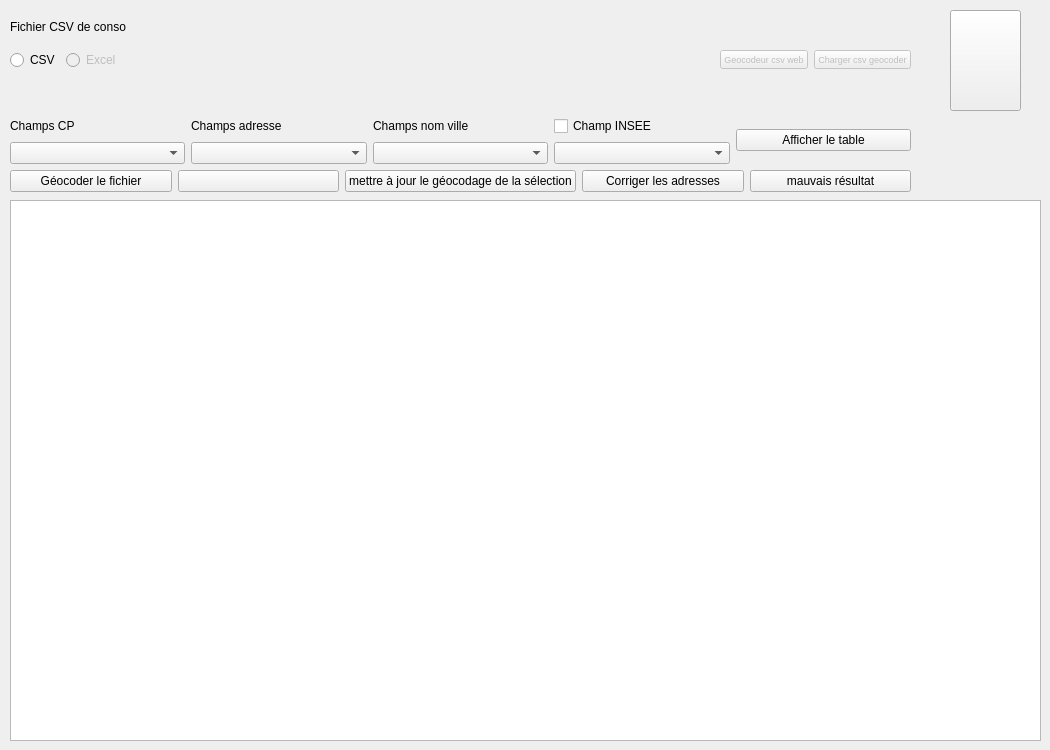
   <widget class="QWidget" name="tab_geocode">
    <attribute name="title">
     <string>Geocoder les consos</string>
    </attribute>
    <widget class="QWidget" name="verticalLayoutWidget_8">
     <property name="geometry">
      <rect>
       <x>10</x>
       <y>10</y>
       <width>901</width>
       <height>182</height>
      </rect>
     </property>
     <layout class="QVBoxLayout" name="verticalLayout_8">
      <item>
       <widget class="QLabel" name="label_16">
        <property name="text">
         <string>Fichier CSV de conso</string>
        </property>
       </widget>
      </item>
      <item>
       <layout class="QHBoxLayout" name="horizontalLayout_15" stretch="0,0,0,0,0">
        <item>
         <widget class="QRadioButton" name="CSV_conso">
          <property name="text">
           <string>CSV</string>
          </property>
         </widget>
        </item>
        <item>
         <widget class="QRadioButton" name="Excel_conso">
          <property name="enabled">
           <bool>false</bool>
          </property>
          <property name="text">
           <string>Excel</string>
          </property>
         </widget>
        </item>
        <item>
         <spacer name="horizontalSpacer">
          <property name="orientation">
           <enum>Qt::Horizontal</enum>
          </property>
          <property name="sizeHint" stdset="0">
           <size>
            <width>40</width>
            <height>20</height>
           </size>
          </property>
         </spacer>
        </item>
        <item>
         <widget class="QPushButton" name="geocoder_web">
          <property name="enabled">
           <bool>false</bool>
          </property>
          <property name="font">
           <font>
            <pointsize>7</pointsize>
            <weight>50</weight>
            <bold>false</bold>
           </font>
          </property>
          <property name="text">
           <string>Geocodeur csv web</string>
          </property>
         </widget>
        </item>
        <item>
         <widget class="QPushButton" name="charger_csv_geocoder">
          <property name="enabled">
           <bool>false</bool>
          </property>
          <property name="font">
           <font>
            <pointsize>7</pointsize>
            <weight>50</weight>
            <bold>false</bold>
           </font>
          </property>
          <property name="text">
           <string>Charger csv geocoder</string>
          </property>
         </widget>
        </item>
       </layout>
      </item>
      <item>
       <widget class="QgsFileWidget" name="csv_geocode"/>
      </item>
      <item>
       <layout class="QHBoxLayout" name="horizontalLayout_5">
        <item>
         <layout class="QVBoxLayout" name="verticalLayout_6">
          <item>
           <widget class="QLabel" name="label_18">
            <property name="text">
             <string>Champs CP</string>
            </property>
           </widget>
          </item>
          <item>
           <widget class="QComboBox" name="cp_geocode"/>
          </item>
         </layout>
        </item>
        <item>
         <layout class="QVBoxLayout" name="verticalLayout_5">
          <item>
           <widget class="QLabel" name="label_17">
            <property name="text">
             <string>Champs adresse</string>
            </property>
           </widget>
          </item>
          <item>
           <widget class="QComboBox" name="adresse_geocode"/>
          </item>
         </layout>
        </item>
        <item>
         <layout class="QVBoxLayout" name="verticalLayout_7">
          <item>
           <widget class="QLabel" name="label_19">
            <property name="text">
             <string>Champs nom ville</string>
            </property>
           </widget>
          </item>
          <item>
           <widget class="QComboBox" name="ville_geocode"/>
          </item>
         </layout>
        </item>
        <item>
         <layout class="QVBoxLayout" name="verticalLayout_10">
          <item>
           <widget class="QCheckBox" name="check_insee_geocode">
            <property name="text">
             <string>Champ INSEE</string>
            </property>
           </widget>
          </item>
          <item>
           <widget class="QComboBox" name="insee_geocode"/>
          </item>
         </layout>
        </item>
        <item>
         <widget class="QPushButton" name="table_csv">
          <property name="text">
           <string>Afficher le table</string>
          </property>
         </widget>
        </item>
       </layout>
      </item>
      <item>
       <layout class="QHBoxLayout" name="horizontalLayout_6">
        <item>
         <widget class="QPushButton" name="geocoder">
          <property name="maximumSize">
           <size>
            <width>16777205</width>
            <height>16777215</height>
           </size>
          </property>
          <property name="text">
           <string>Géocoder le fichier</string>
          </property>
         </widget>
        </item>
        <item>
         <widget class="QPushButton" name="zoom_conso_geocode">
          <property name="maximumSize">
           <size>
            <width>16777215</width>
            <height>16777215</height>
           </size>
          </property>
          <property name="text">
           <string/>
          </property>
          <property name="icon">
           <iconset>
            <normaloff>icon/loupe.jpeg</normaloff>icon/loupe.jpeg</iconset>
          </property>
         </widget>
        </item>
        <item>
         <widget class="QPushButton" name="btn_regeocode_selected">
          <property name="toolTip">
           <string>Actualiser la liste des couches</string>
          </property>
          <property name="text">
           <string>mettre à jour le géocodage de la sélection</string>
          </property>
         </widget>
        </item>
        <item>
         <widget class="QPushButton" name="btn_remplacer_result_name">
          <property name="text">
           <string>Corriger les adresses</string>
          </property>
         </widget>
        </item>
        <item>
         <widget class="QPushButton" name="bad_result_geocode">
          <property name="text">
           <string>mauvais résultat</string>
          </property>
         </widget>
        </item>
       </layout>
      </item>
     </layout>
    </widget>
    <widget class="QTableView" name="result_geocode">
     <property name="geometry">
      <rect>
       <x>10</x>
       <y>200</y>
       <width>1031</width>
       <height>541</height>
      </rect>
     </property>
    </widget>
    <widget class="QPushButton" name="btn_edit_geocode">
     <property name="geometry">
      <rect>
       <x>950</x>
       <y>10</y>
       <width>71</width>
       <height>101</height>
      </rect>
     </property>
     <property name="text">
      <string/>
     </property>
     <property name="icon">
      <iconset>
       <normaloff>icon/1509.jpg</normaloff>icon/1509.jpg</iconset>
     </property>
     <property name="iconSize">
      <size>
       <width>100</width>
       <height>100</height>
      </size>
     </property>
    </widget>
    <zorder>verticalLayoutWidget_8</zorder>
    <zorder>btn_edit_geocode</zorder>
    <zorder>result_geocode</zorder>
   </widget>
